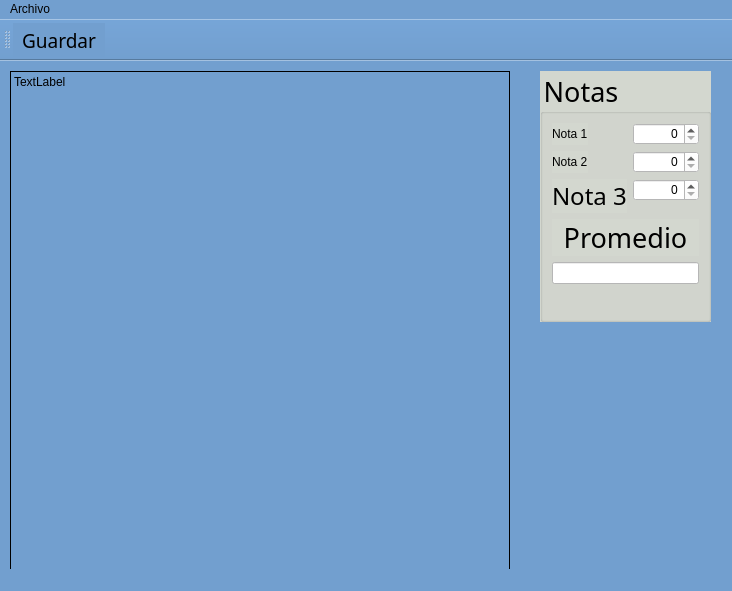
<?xml version="1.0" encoding="UTF-8"?>
<ui version="4.0">
 <class>Principal</class>
 <widget class="QMainWindow" name="Principal">
  <property name="geometry">
   <rect>
    <x>0</x>
    <y>0</y>
    <width>732</width>
    <height>591</height>
   </rect>
  </property>
  <property name="windowTitle">
   <string>Principal</string>
  </property>
  <property name="windowIcon">
   <iconset resource="Resources.qrc">
    <normaloff>:/img/barras.png</normaloff>:/img/barras.png</iconset>
  </property>
  <property name="styleSheet">
   <string notr="true">background-color: rgb(52, 101, 164);
background-color: rgb(114, 159, 207);</string>
  </property>
  <widget class="QWidget" name="centralwidget">
   <widget class="QLabel" name="outCuadro">
    <property name="geometry">
     <rect>
      <x>10</x>
      <y>10</y>
      <width>500</width>
      <height>500</height>
     </rect>
    </property>
    <property name="minimumSize">
     <size>
      <width>500</width>
      <height>500</height>
     </size>
    </property>
    <property name="frameShape">
     <enum>QFrame::Box</enum>
    </property>
    <property name="text">
     <string>TextLabel</string>
    </property>
    <property name="alignment">
     <set>Qt::AlignLeading|Qt::AlignLeft|Qt::AlignTop</set>
    </property>
   </widget>
   <widget class="QWidget" name="widget" native="true">
    <property name="geometry">
     <rect>
      <x>540</x>
      <y>10</y>
      <width>171</width>
      <height>251</height>
     </rect>
    </property>
    <property name="styleSheet">
     <string notr="true">background-color: rgb(211, 215, 207);</string>
    </property>
    <layout class="QVBoxLayout" name="verticalLayout">
     <item>
      <widget class="QGroupBox" name="groupBox">
       <property name="font">
        <font>
         <family>Sweet Talk</family>
         <pointsize>20</pointsize>
         <italic>false</italic>
         <bold>false</bold>
        </font>
       </property>
       <property name="styleSheet">
        <string notr="true">font: 75 12pt &quot;Chilanka&quot;;
font: 20pt &quot;Sweet Talk&quot;;</string>
       </property>
       <property name="title">
        <string>Notas</string>
       </property>
       <layout class="QFormLayout" name="formLayout">
        <item row="0" column="0">
         <widget class="QLabel" name="label">
          <property name="styleSheet">
           <string notr="true">font: 18pt &quot;Sweet Talk&quot;;</string>
          </property>
          <property name="text">
           <string>Nota 1</string>
          </property>
         </widget>
        </item>
        <item row="0" column="1">
         <widget class="QSpinBox" name="inNota1">
          <property name="enabled">
           <bool>true</bool>
          </property>
          <property name="styleSheet">
           <string notr="true">background-color: rgb(255, 255, 255);</string>
          </property>
          <property name="alignment">
           <set>Qt::AlignRight|Qt::AlignTrailing|Qt::AlignVCenter</set>
          </property>
          <property name="maximum">
           <number>100</number>
          </property>
         </widget>
        </item>
        <item row="1" column="0">
         <widget class="QLabel" name="label_2">
          <property name="styleSheet">
           <string notr="true">font: 18pt &quot;Sweet Talk&quot;;</string>
          </property>
          <property name="text">
           <string>Nota 2</string>
          </property>
         </widget>
        </item>
        <item row="1" column="1">
         <widget class="QSpinBox" name="inNota2">
          <property name="styleSheet">
           <string notr="true">background-color: rgb(255, 255, 255);</string>
          </property>
          <property name="alignment">
           <set>Qt::AlignRight|Qt::AlignTrailing|Qt::AlignVCenter</set>
          </property>
          <property name="maximum">
           <number>100</number>
          </property>
         </widget>
        </item>
        <item row="2" column="0">
         <widget class="QLabel" name="label_3">
          <property name="font">
           <font>
            <family>Sweet Talk</family>
            <pointsize>18</pointsize>
            <italic>false</italic>
            <bold>false</bold>
           </font>
          </property>
          <property name="styleSheet">
           <string notr="true">font: 18pt &quot;Sweet Talk&quot;;</string>
          </property>
          <property name="text">
           <string>Nota 3</string>
          </property>
         </widget>
        </item>
        <item row="2" column="1">
         <widget class="QSpinBox" name="inNota3">
          <property name="styleSheet">
           <string notr="true">background-color: rgb(255, 255, 255);</string>
          </property>
          <property name="alignment">
           <set>Qt::AlignRight|Qt::AlignTrailing|Qt::AlignVCenter</set>
          </property>
          <property name="maximum">
           <number>100</number>
          </property>
         </widget>
        </item>
        <item row="3" column="0" colspan="2">
         <widget class="QLabel" name="label_4">
          <property name="font">
           <font>
            <family>Sweet Talk</family>
            <pointsize>20</pointsize>
            <italic>false</italic>
            <bold>false</bold>
           </font>
          </property>
          <property name="styleSheet">
           <string notr="true">font: 20pt &quot;Sweet Talk&quot;;</string>
          </property>
          <property name="text">
           <string>Promedio</string>
          </property>
          <property name="alignment">
           <set>Qt::AlignCenter</set>
          </property>
         </widget>
        </item>
        <item row="4" column="0" colspan="2">
         <widget class="QLineEdit" name="inPromedio">
          <property name="styleSheet">
           <string notr="true">background-color: rgb(255, 255, 255);</string>
          </property>
          <property name="alignment">
           <set>Qt::AlignRight|Qt::AlignTrailing|Qt::AlignVCenter</set>
          </property>
         </widget>
        </item>
       </layout>
      </widget>
     </item>
    </layout>
   </widget>
  </widget>
  <widget class="QMenuBar" name="menubar">
   <property name="geometry">
    <rect>
     <x>0</x>
     <y>0</y>
     <width>732</width>
     <height>22</height>
    </rect>
   </property>
   <widget class="QMenu" name="menuArchivo">
    <property name="font">
     <font>
      <family>Sweet Talk</family>
      <pointsize>14</pointsize>
     </font>
    </property>
    <property name="title">
     <string>Archivo</string>
    </property>
    <addaction name="actionGuardar"/>
    <addaction name="actionSalir"/>
   </widget>
   <addaction name="menuArchivo"/>
  </widget>
  <widget class="QStatusBar" name="statusbar"/>
  <widget class="QToolBar" name="toolBar">
   <property name="windowTitle">
    <string>toolBar</string>
   </property>
   <attribute name="toolBarArea">
    <enum>TopToolBarArea</enum>
   </attribute>
   <attribute name="toolBarBreak">
    <bool>false</bool>
   </attribute>
   <addaction name="actionGuardar"/>
  </widget>
  <action name="actionGuardar">
   <property name="icon">
    <iconset resource="Resources.qrc">
     <normaloff>:/img/Save.ico</normaloff>:/img/Save.ico</iconset>
   </property>
   <property name="text">
    <string>Guardar</string>
   </property>
   <property name="font">
    <font>
     <family>Sweet Talk</family>
     <pointsize>14</pointsize>
     <bold>false</bold>
    </font>
   </property>
   <property name="shortcut">
    <string>Ctrl+S</string>
   </property>
  </action>
  <action name="actionSalir">
   <property name="icon">
    <iconset resource="Resources.qrc">
     <normaloff>:/img/boton.png</normaloff>:/img/boton.png</iconset>
   </property>
   <property name="text">
    <string>Salir</string>
   </property>
   <property name="font">
    <font>
     <family>Sweet Talk</family>
     <pointsize>14</pointsize>
     <bold>false</bold>
    </font>
   </property>
   <property name="shortcut">
    <string>Ctrl+Q</string>
   </property>
  </action>
 </widget>
 <resources>
  <include location="Resources.qrc"/>
 </resources>
 <connections>
  <connection>
   <sender>actionSalir</sender>
   <signal>triggered()</signal>
   <receiver>Principal</receiver>
   <slot>close()</slot>
   <hints>
    <hint type="sourcelabel">
     <x>-1</x>
     <y>-1</y>
    </hint>
    <hint type="destinationlabel">
     <x>340</x>
     <y>295</y>
    </hint>
   </hints>
  </connection>
 </connections>
</ui>
